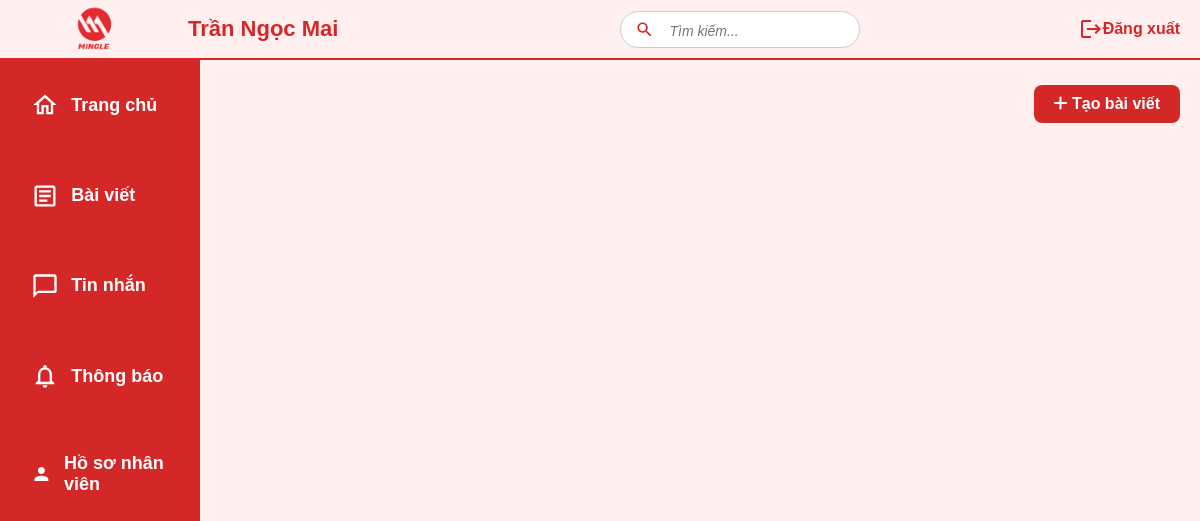
/post/ (signed in), run on an earlier commit of the app's database.
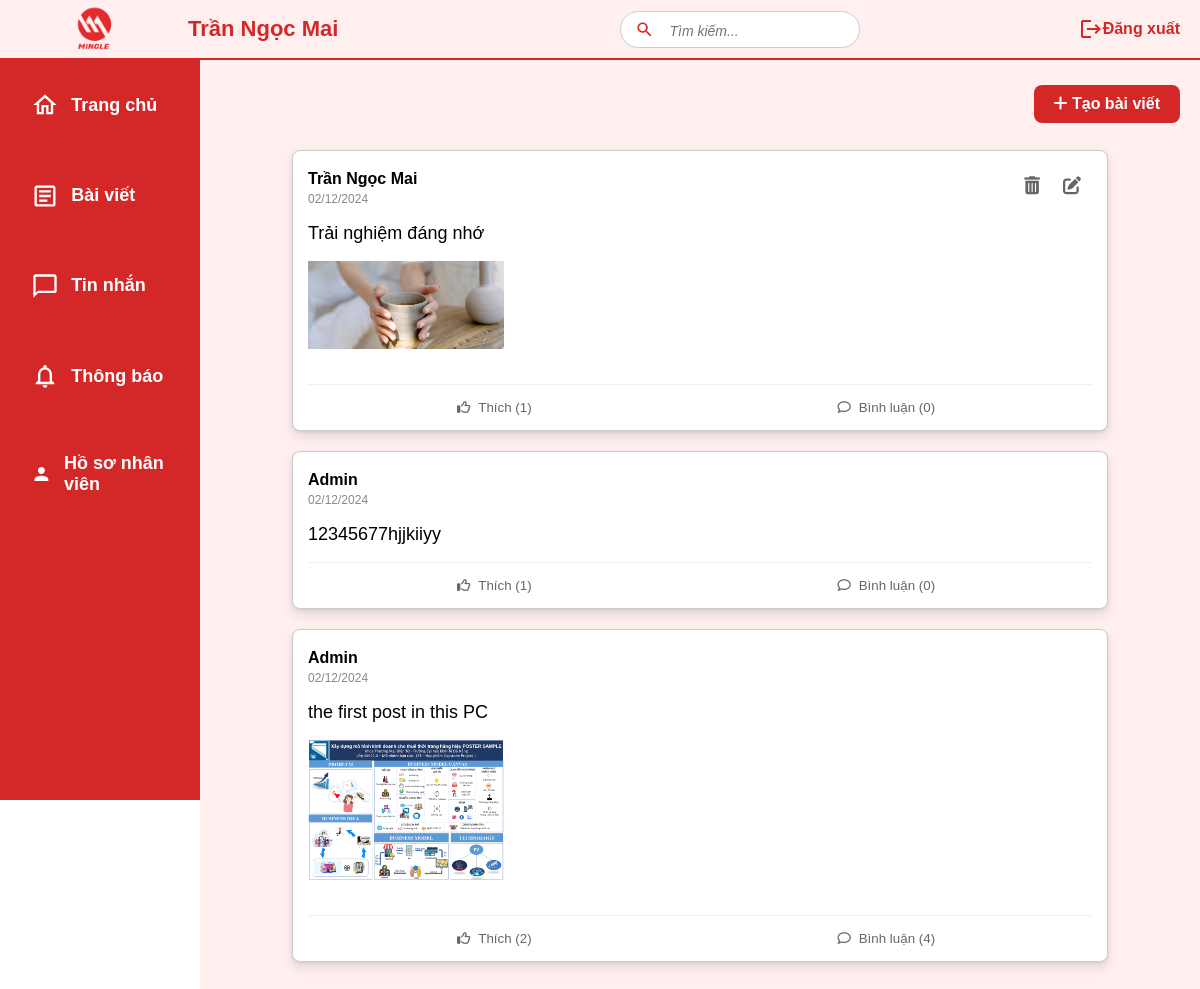
And on a later commit of the database.
### mxh/models.py (models this page shows, shortened)
class Post(models.Model):
    content = models.TextField()
    image = models.ImageField(upload_to='images/', blank=True, null=True)  # Hình ảnh bài viết
    user = models.ForeignKey(User, on_delete=models.CASCADE, related_name='posts')
    created_at = models.DateTimeField(auto_now_add=True)
    updated_at = models.DateTimeField(auto_now=True)

### mxh/views.py (the view)
# urls.py: path('post/', post, name='post'),
@never_cache
@login_required
def post(request):
   posts = Post.objects.all().order_by('-created_at')
   for post in posts:
       post.time_display = (
           post.created_at.strftime("%d/%m/%Y")
           if (now() - post.created_at).days > 2
           else f"{(now() - post.created_at).days} ngày trước"
           if (now() - post.created_at).days >= 1
           else f"{(now() - post.created_at).seconds // 3600} giờ trước"
           if (now() - post.created_at).seconds >= 3600
           else f"{(now() - post.created_at).seconds // 60} phút trước"
           if (now() - post.created_at).seconds >= 60
           else "Vừa xong"
       )
   return render(request, 'post.html', {'posts': posts})

### mxh/templates/post.html (shortened to what this page needs)
{% extends 'base.html' %}
{% load tz %}
{% block content %}
<div class="create-post-button-container">
    <a href="{% url 'post_create' %}" class="btn btn-create">
      <i class="fas fa-plus"></i> Tạo bài viết
    </a>
</div>
<div class="container">
  {% for post in posts %}
    <div class="post-container">
        <div class="post-header">
            <div>
                <div class="post-author">
                    <a href="{% url 'user_profile' post.user.username %}">{{ post.user.first_name }} {{ post.user.last_name }}</a>
                </div>
                <div class="post-time">{{ post.time_display }}</div>
            </div>
            <div class="edit-delete-btn">
            {% if post.user == request.user %}
            <a href="{% url 'post_delete' post.id %}">
                <i class="fas fa-trash-alt"></i>
            </a>
            {% endif %}
            {% if post.user == request.user %}
            <a href="{% url 'post_edit' post.pk %}">
                <i class="fas fa-edit"></i>
            </a>
            {% endif %}
            </div>
        </div>
        <div class="post-content">
             <a href="{% url 'post_detail' post.pk %}" >{{ post.content }}</a>
        </div>
        {% if post.image %}
        <a href="{% url 'post_detail' post.pk %}" ><img src="{{ post.image.url }}" alt="Post Image" class="post-image"></a>
        {% endif %}
        <div class="post-actions">
            <button class="action-btn like-btn like-count" data-post-id="{{ post.id }}">
                <i class="far fa-thumbs-up"></i> Thích (<span class="like-count">{{ post.likes.count }}</span>)
            </button>
            <a href="{% url 'post_detail' post.pk %}"><button class="action-btn comment-btn">
                <i class="far fa-comment"></i> Bình luận ({{ post.comments.count }})
            </button></a>
        </div>
    </div>
    {% endfor %}
</div>
{% endblock %}

What changed in the data, as far as the page shows it:
added Post: user.first_name "Trần", user.last_name "Ngọc Mai", time_display "02/12/2024", content "Trải nghiệm đáng nhớ", image (picture), likes.count "1", comments.count "0"
added Post: user.first_name "Admin", time_display "02/12/2024", content "12345677hjjkiiyy", likes.count "1", comments.count "0"
added Post: user.first_name "Admin", time_display "02/12/2024", content "the first post in this PC", image (picture), likes.count "2", comments.count "4"
